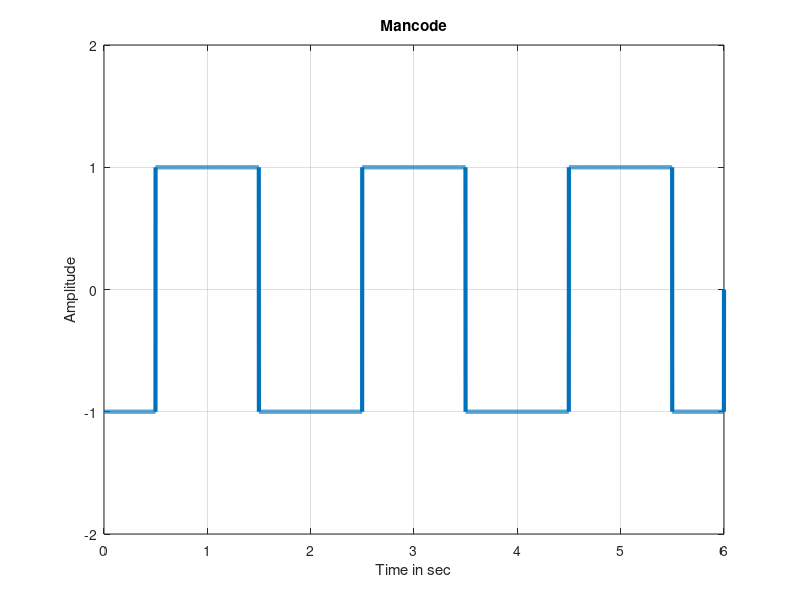

Recreate this plot in MATLAB.
%%%%Mancode%%%
bitstream = [1 0 1 0 1 0];
bitrate = 1;
n =1000;
len = length(bitstream);
T = len/bitrate;
N =n*len;
dt = T/N;
t= 0:dt:len;
x= zeros(1,length(t));

for i =1:len
    if bitstream(i)==1

        x((i-1)*n+1:(i-1)*n+n/2)=-1;
        x((i-1)*n+n/2:i*n)=1;
    else
        x((i-1)*n+1:(i-1)*n+n/2)=1;
        x((i-1)*n+n/2:i*n)=-1;
    end
end

plot(t,x,'LineWidth',3);
axis([0 len -2 2]);
grid on;
title("Mancode");
xlabel('Time in sec');
ylabel('Amplitude');
